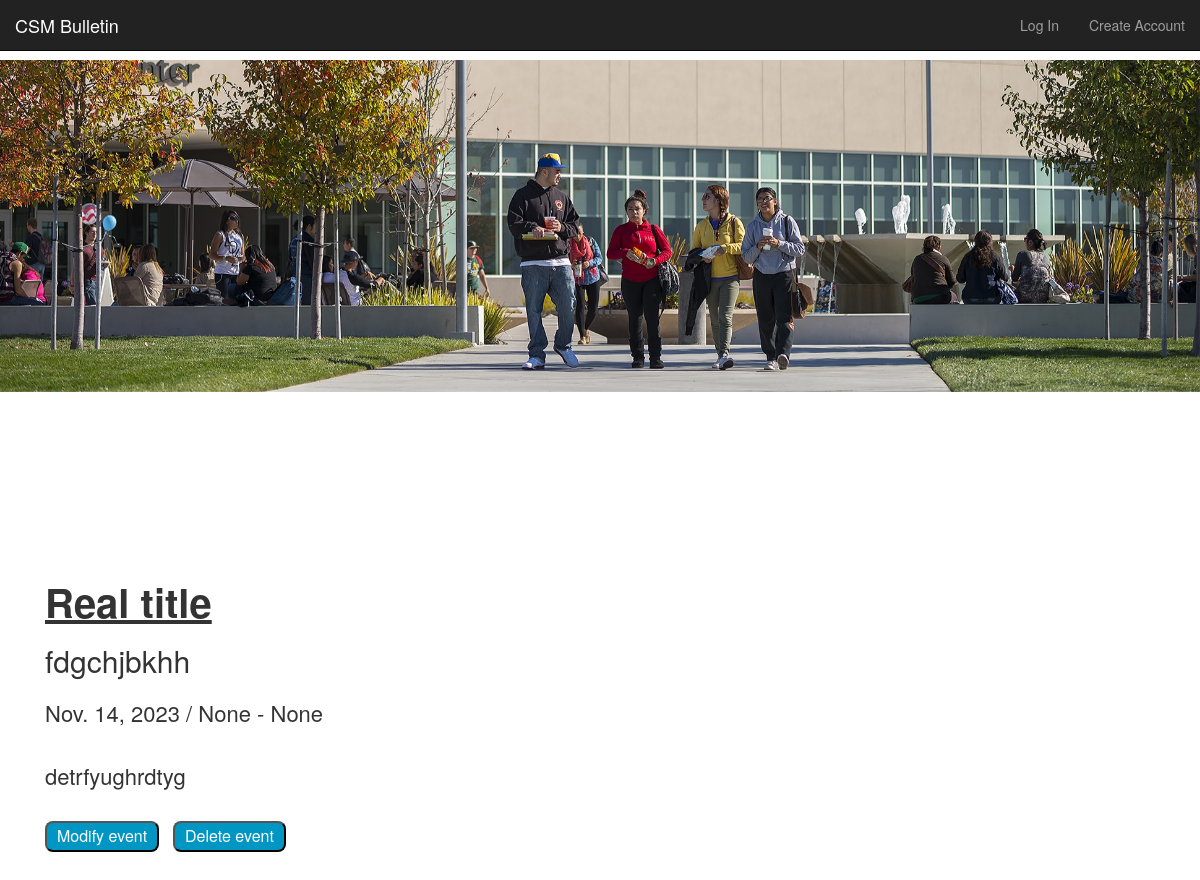
The app's page /event/10/ with its own data.
### events/models.py (models this page shows, shortened)
class Event(models.Model):  # makes an event class with five atributes
    title        = models.CharField(max_length=120) # make title limited to 120 chars
    description  = models.TextField(blank=True, default='') # make description not required
    repeats      = models.BooleanField(default=False)
    approved     = models.BooleanField(default=False)
    date         = models.DateField()
    start_time   = models.TimeField()
    end_time     = models.TimeField()
    posting_club = models.CharField(max_length=100)
    upload       = models.ImageField(upload_to='events/static', default='', blank=True)

### events/views.py (the view)
def event_detail_view(request, id):         # shows one event
    obj = get_object_or_404(Event, id=id)   # get object id=id, if it does not exist throw 404 error
    if obj.approved == True:
        context = {                             # defines what to pass in to event_detail.html
            'object': obj,
        }
        return render(request, 'events/event_detail.html', context)
    else:
        return HttpResponse("<h1>This event has not been approved</h1>")

### events/templates/events/event_detail.html
{% extends 'base.html' %}
{% block content %}
{% load static %} <link rel="stylesheet" href="{% static 'eventdetails.css' %}">
<div class="fixed-bg"></div>
<body>
<h1>{{ object.title }}</h1>
<h2>{{ object.posting_club }}</h2>
<p>
    {{ object.date }} / {{ object.start_time }} - {{ object.end_time }}{% if object.repeats %} / Repeats{% else %}{% endif %}
    <br><br>
    {% if object.description %}{{ object.description }}{% else %}Description coming soon{% endif %}
</p>
<br>
<a href="/event/update/{{ object.id }}"><button>Modify event</button></a>
<a href="/event/delete/{{ object.id }}"><button>Delete event</button></a>
</body>
{% endblock %}

### events/static/eventdetails.css (style rules this page uses)
body { margin-left: 45px; margin-bottom: 40px; }
.fixed-bg { background-image: url("images/college_of_san_mateo_cover.jpeg"); min-height: 500px; background-attachment: fixed; background-position: center -500px; background-repeat: no-repeat; background-size: cover; margin-left: -45px; }
p { font-size: 22px; margin-right: 25px; margin-top: 20px; }
h1 { font-size: 40px; font-weight: bold; text-decoration: underline; }
button { margin-right: 10px; text-decoration: black; background-color: #0096c4; color: rgb(255, 255, 255); padding: 2px 10px; text-align: center; text-decoration: none; display: inline-block; font-size: 16px; border-radius: 8px; }

### records on screen
Event: title "Real title", posting_club "fdgchjbkhh", date "Nov. 14, 2023", start_time "None", end_time "None", description "detrfyughrdtyg"
